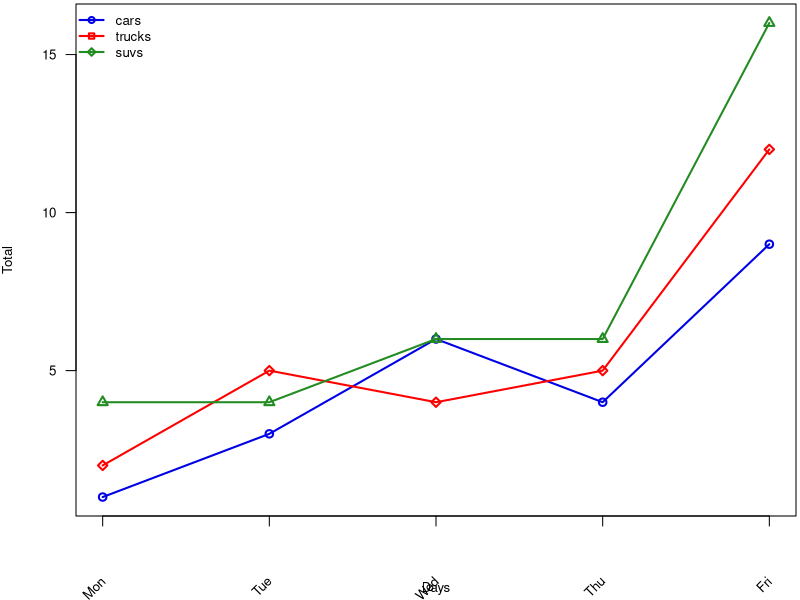

Reproduce this figure in R.
#MAK Example Code - 10 June 2015 - Successfully addded to github.

setwd("C:/Users/MAK/Desktop/R/R_MAK")
getwd()
# Read car and truck values from tab-delimited autos.dat
#autos_data <- read.table("C:/R/autos.dat", header=T, sep="\t")

autos_data <-  read.csv("autos.csv", header = TRUE)

# Define colors to be used for cars, trucks, suvs
plot_colors <- c(rgb(r=0.0,g=0.0,b=0.9), "red", "forestgreen")

# Start PDF device driver to save output to figure.pdf
pdf(file="autosfigure.pdf", height=3.5, width=5)

# Trim off excess margin space (bottom, left, top, right)
par(mar=c(4.2, 3.8, 0.2, 0.2))

# Graph autos using a y axis that uses the full range of value
# in autos_data. Label axes with smaller font and use larger 
# line widths.
plot(autos_data$cars, type="o", col=plot_colors[1], 
     ylim=range(autos_data), axes=F, ann=T, xlab="Days",
     ylab="Total", cex.lab=0.8, lwd=2)

# Make x axis tick marks without labels
axis(1, lab=F)

# Plot x axis labels at default tick marks with labels at 
# 45 degree angle
text(axTicks(1), par("usr")[3] - 2, srt=45, adj=1,
     labels=c("Mon", "Tue", "Wed", "Thu", "Fri"),
     xpd=T, cex=0.8)

# Plot y axis with smaller horizontal labels 
axis(2, las=1, cex.axis=0.8)

# Create box around plot
box()

# Graph trucks with thicker red dashed line
lines(autos_data$trucks, type="o", pch=23, lty=1, lwd=2, 
      col=plot_colors[2])

# Graph suvs with thicker green dotted line
lines(autos_data$suvs, type="o", pch=24, lty=1, lwd=2, 
      col=plot_colors[3])

# Create a legend in the top-left corner that is slightly  
# smaller and has no border
legend("topleft", names(autos_data), cex=0.8, col=plot_colors, pch=21:23,
       lty=1:1, lwd=2, bty="n");

# Turn off device driver (to flush output to PDF)
dev.off()

# Restore default margins
par(mar=c(5, 4, 4, 2) + 0.1)

#----- CODE ENDS ------